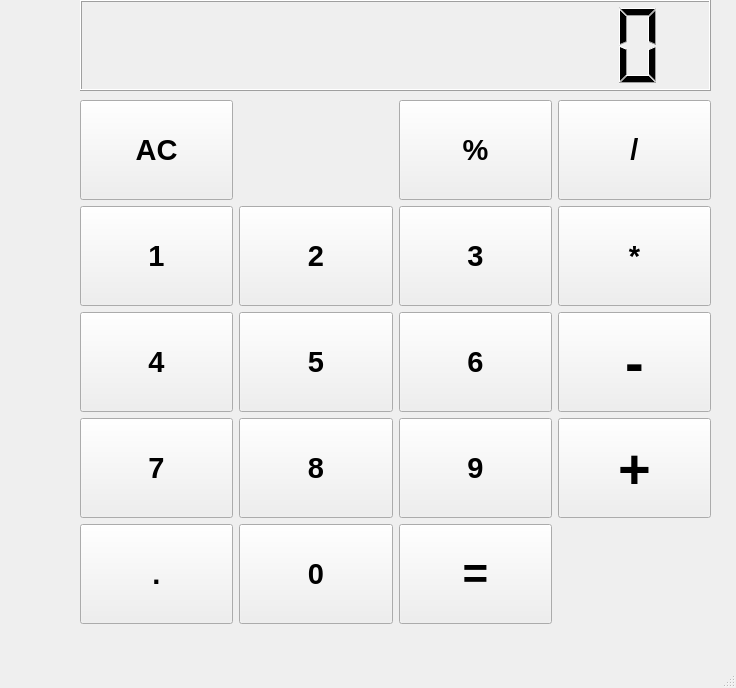
<?xml version="1.0" encoding="UTF-8"?>
<ui version="4.0">
 <class>MainWindow</class>
 <widget class="QMainWindow" name="MainWindow">
  <property name="geometry">
   <rect>
    <x>0</x>
    <y>0</y>
    <width>736</width>
    <height>688</height>
   </rect>
  </property>
  <property name="windowTitle">
   <string>MainWindow</string>
  </property>
  <widget class="QWidget" name="centralwidget">
   <widget class="QWidget" name="gridLayoutWidget_2">
    <property name="geometry">
     <rect>
      <x>80</x>
      <y>100</y>
      <width>631</width>
      <height>526</height>
     </rect>
    </property>
    <property name="minimumSize">
     <size>
      <width>100</width>
      <height>100</height>
     </size>
    </property>
    <property name="font">
     <font>
      <pointsize>22</pointsize>
      <bold>true</bold>
     </font>
    </property>
    <layout class="QGridLayout" name="gridLayout_5">
     <item row="4" column="2">
      <widget class="QPushButton" name="pushButton_10">
       <property name="minimumSize">
        <size>
         <width>100</width>
         <height>100</height>
        </size>
       </property>
       <property name="font">
        <font>
         <pointsize>33</pointsize>
         <bold>true</bold>
        </font>
       </property>
       <property name="text">
        <string>=</string>
       </property>
      </widget>
     </item>
     <item row="3" column="0">
      <widget class="QPushButton" name="pushButton_2">
       <property name="minimumSize">
        <size>
         <width>100</width>
         <height>100</height>
        </size>
       </property>
       <property name="font">
        <font>
         <pointsize>22</pointsize>
         <bold>true</bold>
        </font>
       </property>
       <property name="text">
        <string>7</string>
       </property>
      </widget>
     </item>
     <item row="3" column="3">
      <widget class="QPushButton" name="pushButton_5">
       <property name="minimumSize">
        <size>
         <width>100</width>
         <height>100</height>
        </size>
       </property>
       <property name="font">
        <font>
         <pointsize>42</pointsize>
         <bold>true</bold>
        </font>
       </property>
       <property name="text">
        <string>+</string>
       </property>
      </widget>
     </item>
     <item row="1" column="3">
      <widget class="QPushButton" name="pushButton_13">
       <property name="minimumSize">
        <size>
         <width>100</width>
         <height>100</height>
        </size>
       </property>
       <property name="font">
        <font>
         <pointsize>22</pointsize>
         <bold>true</bold>
        </font>
       </property>
       <property name="text">
        <string>*</string>
       </property>
      </widget>
     </item>
     <item row="4" column="1">
      <widget class="QPushButton" name="pushButton_9">
       <property name="minimumSize">
        <size>
         <width>100</width>
         <height>100</height>
        </size>
       </property>
       <property name="font">
        <font>
         <pointsize>22</pointsize>
         <bold>true</bold>
        </font>
       </property>
       <property name="text">
        <string>0</string>
       </property>
      </widget>
     </item>
     <item row="2" column="1">
      <widget class="QPushButton" name="pushButton_8">
       <property name="minimumSize">
        <size>
         <width>100</width>
         <height>100</height>
        </size>
       </property>
       <property name="font">
        <font>
         <pointsize>22</pointsize>
         <bold>true</bold>
        </font>
       </property>
       <property name="text">
        <string>5</string>
       </property>
      </widget>
     </item>
     <item row="3" column="1">
      <widget class="QPushButton" name="pushButton_3">
       <property name="minimumSize">
        <size>
         <width>100</width>
         <height>100</height>
        </size>
       </property>
       <property name="font">
        <font>
         <pointsize>22</pointsize>
         <bold>true</bold>
        </font>
       </property>
       <property name="text">
        <string>8</string>
       </property>
      </widget>
     </item>
     <item row="2" column="3">
      <widget class="QPushButton" name="pushButton_12">
       <property name="minimumSize">
        <size>
         <width>100</width>
         <height>100</height>
        </size>
       </property>
       <property name="font">
        <font>
         <pointsize>42</pointsize>
         <bold>true</bold>
        </font>
       </property>
       <property name="text">
        <string>-</string>
       </property>
      </widget>
     </item>
     <item row="4" column="0">
      <widget class="QPushButton" name="pushButton">
       <property name="minimumSize">
        <size>
         <width>100</width>
         <height>100</height>
        </size>
       </property>
       <property name="font">
        <font>
         <pointsize>22</pointsize>
         <bold>true</bold>
        </font>
       </property>
       <property name="text">
        <string>.</string>
       </property>
      </widget>
     </item>
     <item row="3" column="2">
      <widget class="QPushButton" name="pushButton_4">
       <property name="minimumSize">
        <size>
         <width>100</width>
         <height>100</height>
        </size>
       </property>
       <property name="font">
        <font>
         <pointsize>22</pointsize>
         <bold>true</bold>
        </font>
       </property>
       <property name="text">
        <string>9</string>
       </property>
      </widget>
     </item>
     <item row="2" column="2">
      <widget class="QPushButton" name="pushButton_6">
       <property name="minimumSize">
        <size>
         <width>100</width>
         <height>100</height>
        </size>
       </property>
       <property name="font">
        <font>
         <pointsize>22</pointsize>
         <bold>true</bold>
        </font>
       </property>
       <property name="text">
        <string>6</string>
       </property>
      </widget>
     </item>
     <item row="2" column="0">
      <widget class="QPushButton" name="pushButton_7">
       <property name="minimumSize">
        <size>
         <width>100</width>
         <height>100</height>
        </size>
       </property>
       <property name="font">
        <font>
         <pointsize>22</pointsize>
         <bold>true</bold>
        </font>
       </property>
       <property name="text">
        <string>4</string>
       </property>
      </widget>
     </item>
     <item row="0" column="3">
      <widget class="QPushButton" name="pushButton_14">
       <property name="minimumSize">
        <size>
         <width>100</width>
         <height>100</height>
        </size>
       </property>
       <property name="font">
        <font>
         <pointsize>22</pointsize>
         <bold>true</bold>
        </font>
       </property>
       <property name="text">
        <string>/</string>
       </property>
      </widget>
     </item>
     <item row="1" column="2">
      <widget class="QPushButton" name="pushButton_15">
       <property name="minimumSize">
        <size>
         <width>100</width>
         <height>100</height>
        </size>
       </property>
       <property name="font">
        <font>
         <pointsize>22</pointsize>
         <bold>true</bold>
        </font>
       </property>
       <property name="text">
        <string>3</string>
       </property>
      </widget>
     </item>
     <item row="0" column="2">
      <widget class="QPushButton" name="pushButton_16">
       <property name="minimumSize">
        <size>
         <width>100</width>
         <height>100</height>
        </size>
       </property>
       <property name="font">
        <font>
         <pointsize>22</pointsize>
         <bold>true</bold>
        </font>
       </property>
       <property name="text">
        <string>%</string>
       </property>
      </widget>
     </item>
     <item row="1" column="1">
      <widget class="QPushButton" name="pushButton_18">
       <property name="minimumSize">
        <size>
         <width>100</width>
         <height>100</height>
        </size>
       </property>
       <property name="font">
        <font>
         <pointsize>22</pointsize>
         <bold>true</bold>
        </font>
       </property>
       <property name="text">
        <string>2</string>
       </property>
      </widget>
     </item>
     <item row="0" column="0">
      <widget class="QPushButton" name="pushButton_19">
       <property name="sizePolicy">
        <sizepolicy hsizetype="Minimum" vsizetype="Fixed">
         <horstretch>0</horstretch>
         <verstretch>0</verstretch>
        </sizepolicy>
       </property>
       <property name="minimumSize">
        <size>
         <width>100</width>
         <height>100</height>
        </size>
       </property>
       <property name="maximumSize">
        <size>
         <width>16777215</width>
         <height>16777215</height>
        </size>
       </property>
       <property name="font">
        <font>
         <pointsize>22</pointsize>
         <bold>true</bold>
        </font>
       </property>
       <property name="text">
        <string>AC</string>
       </property>
      </widget>
     </item>
     <item row="1" column="0">
      <widget class="QPushButton" name="pushButton_20">
       <property name="minimumSize">
        <size>
         <width>100</width>
         <height>100</height>
        </size>
       </property>
       <property name="font">
        <font>
         <pointsize>22</pointsize>
         <bold>true</bold>
        </font>
       </property>
       <property name="text">
        <string>1</string>
       </property>
      </widget>
     </item>
    </layout>
   </widget>
   <widget class="QLCDNumber" name="lcdNumber">
    <property name="geometry">
     <rect>
      <x>80</x>
      <y>0</y>
      <width>631</width>
      <height>91</height>
     </rect>
    </property>
    <property name="font">
     <font>
      <kerning>true</kerning>
     </font>
    </property>
    <property name="digitCount">
     <number>12</number>
    </property>
    <property name="intValue" stdset="0">
     <number>0</number>
    </property>
   </widget>
  </widget>
  <widget class="QMenuBar" name="menubar">
   <property name="geometry">
    <rect>
     <x>0</x>
     <y>0</y>
     <width>736</width>
     <height>22</height>
    </rect>
   </property>
  </widget>
  <widget class="QStatusBar" name="statusbar"/>
 </widget>
 <resources/>
 <connections/>
</ui>
